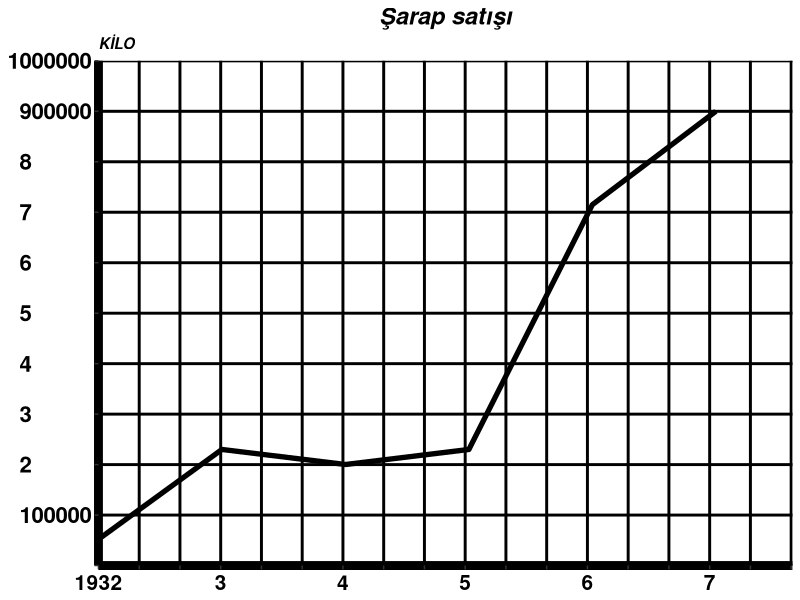

Source code (R):
Sys.setlocale(locale = "Turkish")
library(ggplot2)
tarih <- c(1932,1933,1934,1935,1936,1937)
miktar <- c(52000,230000,200200,230000,715000,900000)
sarapsatisi <- data.frame(tarih,miktar)
ggplot(sarapsatisi, aes(tarih,miktar)) + geom_line(size=1.8) +
  labs(title = "Şarap satışı",
       subtitle = "KİLO") +
  theme_classic() +
  theme(panel.grid.major = element_line(colour = "black", size = 1)) +
  theme(plot.title = element_text(hjust = 0.5, size = 17, face = "bold.italic")) +
  theme(plot.subtitle = element_text(face = "bold.italic")) +
  theme(axis.title = element_blank()) +
  theme(axis.text.x = element_text(size=15, face="bold", vjust = 0.5, colour = "black")) +
  theme(axis.text.y = element_text(size=16, face="bold", colour = "black")) +
  theme(axis.line = element_line(size=3)) +
  scale_x_continuous(
    limits = c(1932,1937.62),
    breaks = seq(1932,1938,by = 0.33),
    labels = c("1932","","","3","","","4","","","5","","","6","","","7","","",""),
    expand = c(0,0)
  ) +
  scale_y_continuous(
    limits = c(0,1000000),
    breaks = c(0,100000,200000,300000,400000,500000,600000,700000,800000,900000,1000000),
    labels = c("","100000","2          ","3          ","4          ","5          ","6          ",
               "7          ","8          ","900000","1000000"),
    expand = c(0,0)
  )
